Frame 1 (no input): blank canvas, image omitted
Frame 60 (no input): blank canvas, image omitted
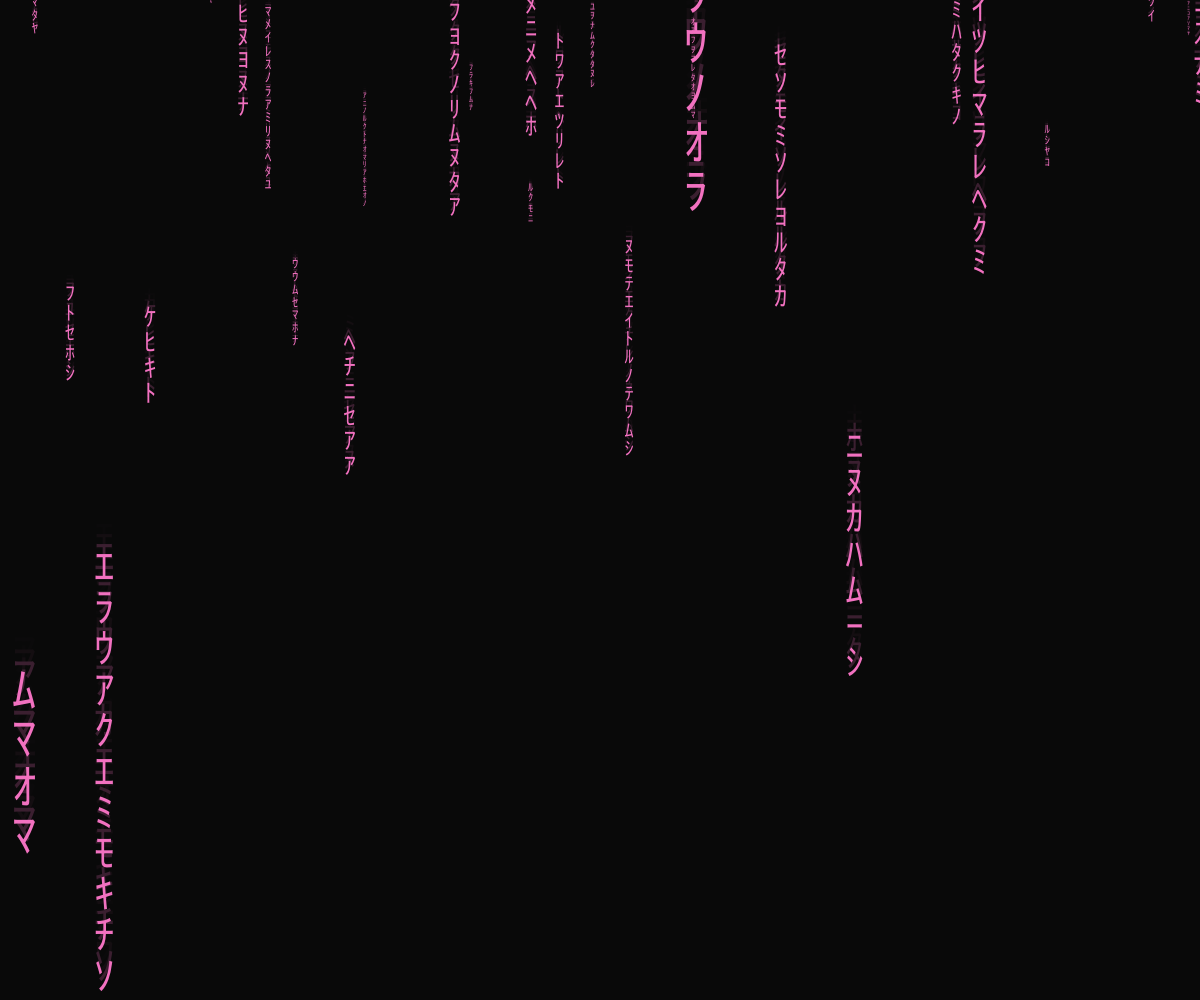
Frame 120 (the mouse pressed at the canvas centre since frame 60)

The p5.js sketch whose frames 1 and 60 were blank and that drew this single picture after the mouse press (run headless with seeded random() and noise() and a simulated clock; from frame 60 on, the mouse is pressed at the canvas centre):

// p5.js sketch
// ── sketch.js
const MINLENGTH = 3;
const MAXLENGTH = 15;
const MINTEXT = 5;
const MAXTEXT = 50

let r;
let g;
let b;
let rDes;
let gDes;
let bDes;

let characters = ['ﾊ', 'ﾐ',
                  'ﾋ', 'ｰ', 'ｳ',
                  'ｼ', 'ﾅ', 'ﾓ',
                  'ﾆ', 'ｻ', 'ﾜ',
                  'ﾂ', 'ｵ', 'ﾘ',
                  'ｱ', 'ﾎ', 'ﾃ',
                 'ﾏ', 'ｹ', 'ﾒ',
                 'ｴ', 'ｶ', 'ｷ',
                 'ﾑ', 'ﾕ', 'ﾗ',
                 'ｾ', 'ﾈ', 'ｽ',
                 'ﾀ', 'ﾇ', 'ﾍ',
                 'ｦ', 'ｲ', 'ｸ',
                 'ｺ', 'ｿ', 'ﾁ',
                 'ﾄ', 'ﾉ', 'ﾌ',
                 'ﾔ', 'ﾖ', 'ﾙ',
                 'ﾚ', 'ﾝ']



let strings = [];

function setup() {
  createCanvas(windowWidth, windowHeight);
  
  r = random(256);
  rDes = false;
  g = random(256);
  gDes = false;
  b = random(256);
  bDes = false;

  fill(r, g, b);
}

function draw() {
  background(10, 200); // adds motion blur effect
  
  for (let i = strings.length - 1; i >= 0; i--){
    strings[i].update()
    
    if (strings[i].y - (strings[i].length * strings[i].textSize) > height){
      strings.splice(i, 1);
    }
  }
  
  if (frameCount % 4 == 0){
    strings.push(new TextString());
  }
  
  updateColour();

}

class TextString{
  constructor(){
    this.x = random(width)
    this.y = 0;
    
    this.textSize = random(MINTEXT, MAXTEXT);
    this.length = random(MINLENGTH, MAXLENGTH)
    this.textSpeed = parseInt(this.textSize * random(0.2, 0.3))
    // console.log(this.textSpeed);
    
    this.characters = [];
    
    for (let i = 0; i < this.length; i++){
      this.characters.push(new Character())
    }
  }
  
  update(){
    textSize(this.textSize)
    for (let i = 0; i < this.characters.length; i++){
      text(this.characters[i].character, this.x, this.y - (i * this.textSize))
      this.characters[i].update()
    }
    
    this.y += this.textSpeed;
    // console.log(this.textSpeed);
  }
}

class Character{
  constructor(){
    this.character = characters[parseInt(random(0, characters.length - 1))]
    
  }
  
  update(){
    if (random(20) < 5){
      this.character = characters[parseInt(random(0, characters.length - 1))]
    }
  }
}

function updateColour(){
  
  let number = parseInt(random(2));
  
  if (number === 0){
    if (rDes){
      r--
      if (r < 0){
        r = 0;
        rDes = false;
      }
    }
    else{
      r++
      if (r > 255){
        r = 255;
        rDes = true;
      }
    }
  } else if (number === 1){
   if (gDes){
      g--
      if (g < 0){
        g = 0;
        gDes = false;
      }
    }
    else{
      g++
      if (g > 255){
        g = 255;
        gDes = true;
      }
    }
  } else if (number === 2){
    if (bDes){
      b--
      if (b < 0){
        b = 0;
        bDes = false;
      }
    }
    else{
      b++
      if (b > 255){
        b = 255;
        bDes = true;
      }
    }
  } else{
    console.log("somehow got here");
  }
    
  fill(r, g, b);
}
